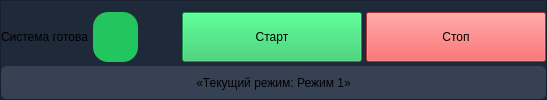
         <widget class="QFrame" name="frameHeader">
          <property name="styleSheet">
           <string notr="true">background-color: rgb(30, 41, 57);</string>
          </property>
          <property name="frameShape">
           <enum>QFrame::Shape::StyledPanel</enum>
          </property>
          <property name="frameShadow">
           <enum>QFrame::Shadow::Raised</enum>
          </property>
          <layout class="QVBoxLayout" name="verticalLayout_28">
           <property name="spacing">
            <number>4</number>
           </property>
           <property name="leftMargin">
            <number>0</number>
           </property>
           <property name="rightMargin">
            <number>0</number>
           </property>
           <property name="bottomMargin">
            <number>0</number>
           </property>
           <item>
            <layout class="QHBoxLayout" name="layoutHeader">
             <item>
              <widget class="QLabel" name="lblSystemStatus">
               <property name="text">
                <string>Система готова</string>
               </property>
              </widget>
             </item>
             <item>
              <widget class="QLabel" name="ledSystemStatus">
               <property name="minimumSize">
                <size>
                 <width>45</width>
                 <height>0</height>
                </size>
               </property>
               <property name="styleSheet">
                <string notr="true">QLabel#ledSystemStatus {
    background-color: #22C55E; /* зелёный – норма */
    border-radius: 15px; /* половина ширины/высоты для круга */
}
QLabel#ledSystemStatus[status=&quot;error&quot;] {
    background-color: #EF4444; /* красный – ошибка */
}</string>
               </property>
               <property name="text">
                <string/>
               </property>
              </widget>
             </item>
             <item>
              <spacer name="horizontalSpacer_3">
               <property name="orientation">
                <enum>Qt::Orientation::Horizontal</enum>
               </property>
               <property name="sizeHint" stdset="0">
                <size>
                 <width>40</width>
                 <height>20</height>
                </size>
               </property>
              </spacer>
             </item>
             <item>
              <widget class="QPushButton" name="btnStart">
               <property name="minimumSize">
                <size>
                 <width>180</width>
                 <height>50</height>
                </size>
               </property>
               <property name="styleSheet">
                <string notr="true">background-color: rgb(34, 197, 94);</string>
               </property>
               <property name="text">
                <string>Старт</string>
               </property>
              </widget>
             </item>
             <item>
              <widget class="QPushButton" name="btnStop">
               <property name="minimumSize">
                <size>
                 <width>180</width>
                 <height>50</height>
                </size>
               </property>
               <property name="styleSheet">
                <string notr="true">background-color: rgb(239, 68, 68);</string>
               </property>
               <property name="text">
                <string>Стоп</string>
               </property>
              </widget>
             </item>
            </layout>
           </item>
           <item>
            <widget class="QLabel" name="lblCurrentMode">
             <property name="styleSheet">
              <string notr="true">background-color: rgb(54, 65, 83);
border-radius: 6px;</string>
             </property>
             <property name="text">
              <string>«Текущий режим: Режим 1»</string>
             </property>
             <property name="alignment">
              <set>Qt::AlignmentFlag::AlignCenter</set>
             </property>
            </widget>
           </item>
          </layout>
         </widget>
